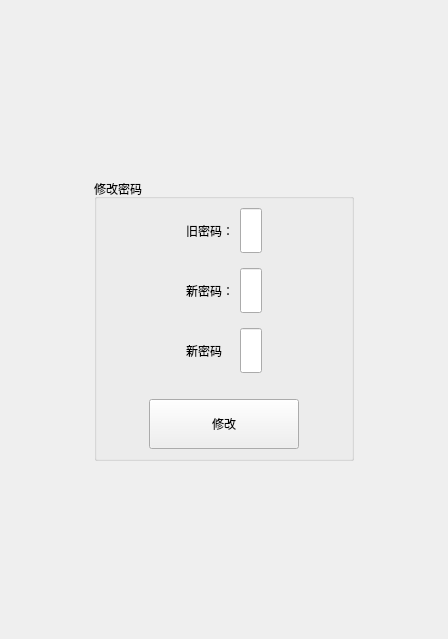
                 <widget class="QWidget" name="pagePasswdMod">
                  <layout class="QVBoxLayout" name="verticalLayout_15">
                   <item>
                    <spacer name="verticalSpacer_13">
                     <property name="orientation">
                      <enum>Qt::Vertical</enum>
                     </property>
                     <property name="sizeHint" stdset="0">
                      <size>
                       <width>20</width>
                       <height>168</height>
                      </size>
                     </property>
                    </spacer>
                   </item>
                   <item>
                    <layout class="QHBoxLayout" name="horizontalLayout_10" stretch="1,2,1">
                     <item>
                      <spacer name="horizontalSpacer_4">
                       <property name="orientation">
                        <enum>Qt::Horizontal</enum>
                       </property>
                       <property name="sizeHint" stdset="0">
                        <size>
                         <width>40</width>
                         <height>20</height>
                        </size>
                       </property>
                      </spacer>
                     </item>
                     <item>
                      <widget class="QGroupBox" name="groupBox">
                       <property name="title">
                        <string>修改密码</string>
                       </property>
                       <layout class="QVBoxLayout" name="verticalLayout_11">
                        <item>
                         <layout class="QFormLayout" name="formLayout">
                          <property name="verticalSpacing">
                           <number>15</number>
                          </property>
                          <property name="leftMargin">
                           <number>80</number>
                          </property>
                          <property name="rightMargin">
                           <number>80</number>
                          </property>
                          <item row="0" column="1">
                           <widget class="QLineEdit" name="lineEdit">
                            <property name="minimumSize">
                             <size>
                              <width>0</width>
                              <height>45</height>
                             </size>
                            </property>
                           </widget>
                          </item>
                          <item row="1" column="0">
                           <widget class="QLabel" name="label_9">
                            <property name="minimumSize">
                             <size>
                              <width>0</width>
                              <height>45</height>
                             </size>
                            </property>
                            <property name="text">
                             <string>新密码：</string>
                            </property>
                           </widget>
                          </item>
                          <item row="1" column="1">
                           <widget class="QLineEdit" name="lineEdit_4">
                            <property name="minimumSize">
                             <size>
                              <width>0</width>
                              <height>45</height>
                             </size>
                            </property>
                           </widget>
                          </item>
                          <item row="2" column="0">
                           <widget class="QLabel" name="label_10">
                            <property name="minimumSize">
                             <size>
                              <width>0</width>
                              <height>45</height>
                             </size>
                            </property>
                            <property name="text">
                             <string>新密码</string>
                            </property>
                           </widget>
                          </item>
                          <item row="2" column="1">
                           <widget class="QLineEdit" name="lineEdit_5">
                            <property name="minimumSize">
                             <size>
                              <width>0</width>
                              <height>45</height>
                             </size>
                            </property>
                           </widget>
                          </item>
                          <item row="0" column="0">
                           <widget class="QLabel" name="label_8">
                            <property name="minimumSize">
                             <size>
                              <width>0</width>
                              <height>45</height>
                             </size>
                            </property>
                            <property name="text">
                             <string>旧密码：</string>
                            </property>
                           </widget>
                          </item>
                         </layout>
                        </item>
                        <item>
                         <spacer name="verticalSpacer_9">
                          <property name="orientation">
                           <enum>Qt::Vertical</enum>
                          </property>
                          <property name="sizeType">
                           <enum>QSizePolicy::Fixed</enum>
                          </property>
                          <property name="sizeHint" stdset="0">
                           <size>
                            <width>20</width>
                            <height>20</height>
                           </size>
                          </property>
                         </spacer>
                        </item>
                        <item>
                         <layout class="QHBoxLayout" name="horizontalLayout_9">
                          <item>
                           <spacer name="horizontalSpacer_2">
                            <property name="orientation">
                             <enum>Qt::Horizontal</enum>
                            </property>
                            <property name="sizeHint" stdset="0">
                             <size>
                              <width>40</width>
                              <height>20</height>
                             </size>
                            </property>
                           </spacer>
                          </item>
                          <item>
                           <widget class="QPushButton" name="btnPasswdModifyConfirm">
                            <property name="minimumSize">
                             <size>
                              <width>150</width>
                              <height>50</height>
                             </size>
                            </property>
                            <property name="text">
                             <string>修改</string>
                            </property>
                            <property name="icon">
                             <iconset resource="MainWindow.qrc">
                              <normaloff>:/resource/buttonIcon/checked.png</normaloff>:/resource/buttonIcon/checked.png</iconset>
                            </property>
                            <property name="iconSize">
                             <size>
                              <width>25</width>
                              <height>25</height>
                             </size>
                            </property>
                           </widget>
                          </item>
                          <item>
                           <spacer name="horizontalSpacer_3">
                            <property name="orientation">
                             <enum>Qt::Horizontal</enum>
                            </property>
                            <property name="sizeHint" stdset="0">
                             <size>
                              <width>40</width>
                              <height>20</height>
                             </size>
                            </property>
                           </spacer>
                          </item>
                         </layout>
                        </item>
                       </layout>
                      </widget>
                     </item>
                     <item>
                      <spacer name="horizontalSpacer_5">
                       <property name="orientation">
                        <enum>Qt::Horizontal</enum>
                       </property>
                       <property name="sizeHint" stdset="0">
                        <size>
                         <width>40</width>
                         <height>20</height>
                        </size>
                       </property>
                      </spacer>
                     </item>
                    </layout>
                   </item>
                   <item>
                    <spacer name="verticalSpacer_14">
                     <property name="orientation">
                      <enum>Qt::Vertical</enum>
                     </property>
                     <property name="sizeHint" stdset="0">
                      <size>
                       <width>20</width>
                       <height>167</height>
                      </size>
                     </property>
                    </spacer>
                   </item>
                  </layout>
                 </widget>
